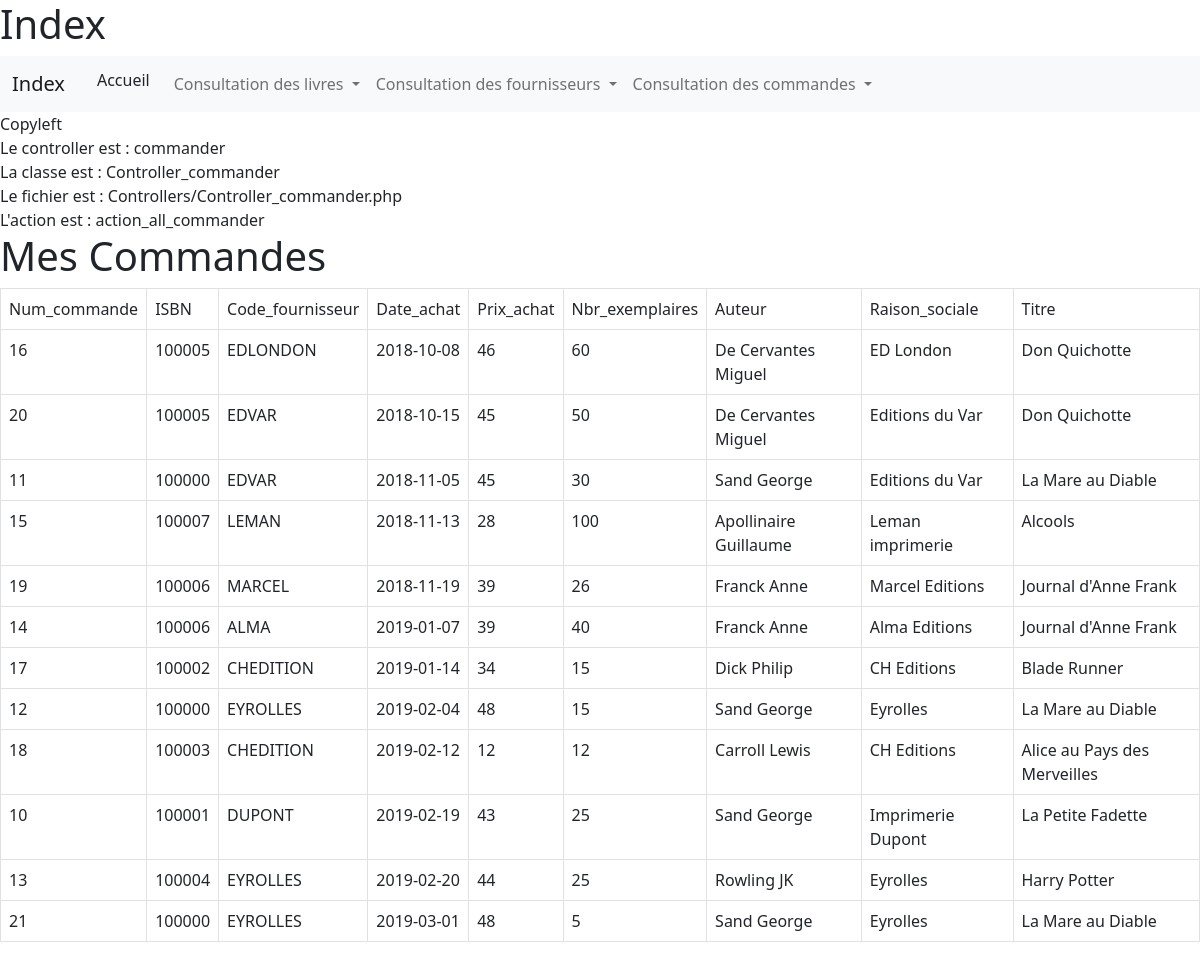
/biblio_mvc/index.php?controller=commander&action=all_commander, run on the app's committed database.
### tables this page shows
CREATE TABLE `commander` (
  `Num_commande` varchar(50) NOT NULL,
  `ISBN` varchar(50) NOT NULL,
  `Code_fournisseur` varchar(50) NOT NULL,
  `Date_achat` date NOT NULL,
  `Prix_achat` double NOT NULL,
  `Nbr_exemplaires` int(6) NOT NULL
);

CREATE TABLE `livre` (
  `ISBN` varchar(50) NOT NULL,
  `Titre_livre` varchar(50) NOT NULL,
  `Theme_livre` varchar(30) NOT NULL DEFAULT 'Roman',
  `Nbr_pages_livre` int(4) NOT NULL DEFAULT '400',
  `Format_livre` varchar(20) DEFAULT NULL,
  `Nom_auteur` varchar(30) NOT NULL,
  `Prenom_auteur` varchar(30) DEFAULT NULL,
  `Editeur` varchar(30) DEFAULT NULL,
  `Annee_edition` year(4) DEFAULT '2019',
  `Prix_vente` double NOT NULL DEFAULT '0',
  `Langue_livre` varchar(20) NOT NULL DEFAULT 'Français'
);

CREATE TABLE `fournisseur` (
  `Code_fournisseur` varchar(50) NOT NULL,
  `raison_sociale` varchar(50) NOT NULL,
  `Rue_fournisseur` varchar(50) NOT NULL,
  `Code_Postal` varchar(10) NOT NULL,
  `Localite` varchar(50) NOT NULL,
  `Pays` varchar(30) NOT NULL DEFAULT 'France',
  `Tel_fournisseur` varchar(20) DEFAULT NULL,
  `Url_fournisseur` varchar(100) DEFAULT NULL,
  `Email_fournisseur` varchar(50) DEFAULT NULL,
  `Fax_fournisseur` varchar(20) DEFAULT NULL
);

### biblio_mvc/Controllers/Controller_commander.php (called while the page is built, shortened)
<?php
	class Controller_commander extends Controller
	{
		public function action_all_commander() {
			$m=Model::get_model();
			$data = ["commanders" => $m->get_all_commander()];
			$this->render("all_commander", $data) ;
		}
	}
	?>

### biblio_mvc/Models/Model.php (called while the page is built, shortened)
<?php
    class Model
    {
        private $bd ;
        private static $instance = null ;
        private function __construct() {
            $dsn = "mysql:host=localhost;dbname=gestion_librairie"  ;
            $login = "root" ;
            $mdp = "" ;
            $this->bd = new PDO($dsn, $login, $mdp) ;
            $this->bd->query("SET NAMES 'utf8'") ;
            $this->bd->setAttribute(PDO::ATTR_ERRMODE, PDO::ERRMODE_EXCEPTION) ;
        }
         public function get_all_commander() {
            $r = $this->bd->prepare("SELECT * FROM livre,fournisseur,commander where livre.ISBN=commander.ISBN and commander.Code_fournisseur=fournisseur.Code_fournisseur order by Date_achat" ) ;
            $r->execute() ;
            return $r->fetchAll(PDO::FETCH_OBJ) ;
        }
        public static function get_model() {
            if (is_null(self::$instance))
            {
                self::$instance = new Model() ;
            }
            return self::$instance ;
        }
    }

### biblio_mvc/Views/view_all_commander.php (the view)
 <h1> Mes Commandes </h1>
<table class="table table-bordered table-responsive-md">
	<tr>
		<td>Num_commande</td>
		<td>ISBN</td>
		<td>Code_fournisseur</td>
		<td>Date_achat</td>
		<td>Prix_achat</td>
		<td>Nbr_exemplaires</td>
      <td>Auteur</td>
      <td>Raison_sociale</td>
      <td>Titre</td>
	</tr>
	<?php foreach ($commanders as $l): ?>
	<tr>
		<td>   <?= $l->Num_commande ?></td>
		<td>   <?= $l->ISBN ?></td>
		<td>   <?= $l->Code_fournisseur ?></td>
		<td>   <?= $l->Date_achat ?></td>
		<td>   <?= $l->Prix_achat ?></td>
		<td>   <?= $l->Nbr_exemplaires ?></td>
      <td>   <?= $l->Nom_auteur ?> <?= $l->Prenom_auteur ?></td>
      <td>   <?= $l->raison_sociale ?></td>
      <td>   <?= $l->Titre_livre ?></td>
	</tr>
<?php endforeach; ?>
</table>

### data on the page
commander: Num_commande "16", ISBN "100005", Code_fournisseur "EDLONDON", Date_achat "2018-10-08", Prix_achat "46", Nbr_exemplaires "60", ISBN.Nom_auteur "De Cervantes", ISBN.Prenom_auteur "Miguel", Code_fournisseur.raison_sociale "ED London", ISBN.Titre_livre "Don Quichotte"
commander: Num_commande "20", ISBN "100005", Code_fournisseur "EDVAR", Date_achat "2018-10-15", Prix_achat "45", Nbr_exemplaires "50", ISBN.Nom_auteur "De Cervantes", ISBN.Prenom_auteur "Miguel", Code_fournisseur.raison_sociale "Editions du Var", ISBN.Titre_livre "Don Quichotte"
commander: Num_commande "11", ISBN "100000", Code_fournisseur "EDVAR", Date_achat "2018-11-05", Prix_achat "45", Nbr_exemplaires "30", ISBN.Nom_auteur "Sand", ISBN.Prenom_auteur "George", Code_fournisseur.raison_sociale "Editions du Var", ISBN.Titre_livre "La Mare au Diable"
commander: Num_commande "15", ISBN "100007", Code_fournisseur "LEMAN", Date_achat "2018-11-13", Prix_achat "28", Nbr_exemplaires "100", ISBN.Nom_auteur "Apollinaire", ISBN.Prenom_auteur "Guillaume", Code_fournisseur.raison_sociale "Leman imprimerie", ISBN.Titre_livre "Alcools"
commander: Num_commande "19", ISBN "100006", Code_fournisseur "MARCEL", Date_achat "2018-11-19", Prix_achat "39", Nbr_exemplaires "26", ISBN.Nom_auteur "Franck", ISBN.Prenom_auteur "Anne", Code_fournisseur.raison_sociale "Marcel Editions", ISBN.Titre_livre "Journal d'Anne Frank"
commander: Num_commande "14", ISBN "100006", Code_fournisseur "ALMA", Date_achat "2019-01-07", Prix_achat "39", Nbr_exemplaires "40", ISBN.Nom_auteur "Franck", ISBN.Prenom_auteur "Anne", Code_fournisseur.raison_sociale "Alma Editions", ISBN.Titre_livre "Journal d'Anne Frank"
commander: Num_commande "17", ISBN "100002", Code_fournisseur "CHEDITION", Date_achat "2019-01-14", Prix_achat "34", Nbr_exemplaires "15", ISBN.Nom_auteur "Dick", ISBN.Prenom_auteur "Philip", Code_fournisseur.raison_sociale "CH Editions", ISBN.Titre_livre "Blade Runner"
commander: Num_commande "12", ISBN "100000", Code_fournisseur "EYROLLES", Date_achat "2019-02-04", Prix_achat "48", Nbr_exemplaires "15", ISBN.Nom_auteur "Sand", ISBN.Prenom_auteur "George", Code_fournisseur.raison_sociale "Eyrolles", ISBN.Titre_livre "La Mare au Diable"
commander: Num_commande "18", ISBN "100003", Code_fournisseur "CHEDITION", Date_achat "2019-02-12", Prix_achat "12", Nbr_exemplaires "12", ISBN.Nom_auteur "Carroll", ISBN.Prenom_auteur "Lewis", Code_fournisseur.raison_sociale "CH Editions", ISBN.Titre_livre "Alice au Pays des Merveilles"
commander: Num_commande "10", ISBN "100001", Code_fournisseur "DUPONT", Date_achat "2019-02-19", Prix_achat "43", Nbr_exemplaires "25", ISBN.Nom_auteur "Sand", ISBN.Prenom_auteur "George", Code_fournisseur.raison_sociale "Imprimerie Dupont", ISBN.Titre_livre "La Petite Fadette"
commander: Num_commande "13", ISBN "100004", Code_fournisseur "EYROLLES", Date_achat "2019-02-20", Prix_achat "44", Nbr_exemplaires "25", ISBN.Nom_auteur "Rowling", ISBN.Prenom_auteur "JK", Code_fournisseur.raison_sociale "Eyrolles", ISBN.Titre_livre "Harry Potter"
commander: Num_commande "21", ISBN "100000", Code_fournisseur "EYROLLES", Date_achat "2019-03-01", Prix_achat "48", Nbr_exemplaires "5", ISBN.Nom_auteur "Sand", ISBN.Prenom_auteur "George", Code_fournisseur.raison_sociale "Eyrolles", ISBN.Titre_livre "La Mare au Diable"

### other printed values
$nom_controller "commander"
$nom_classe "Controller_commander"
$nom_fichier "Controllers/Controller_commander.php"
$action "action_all_commander"
